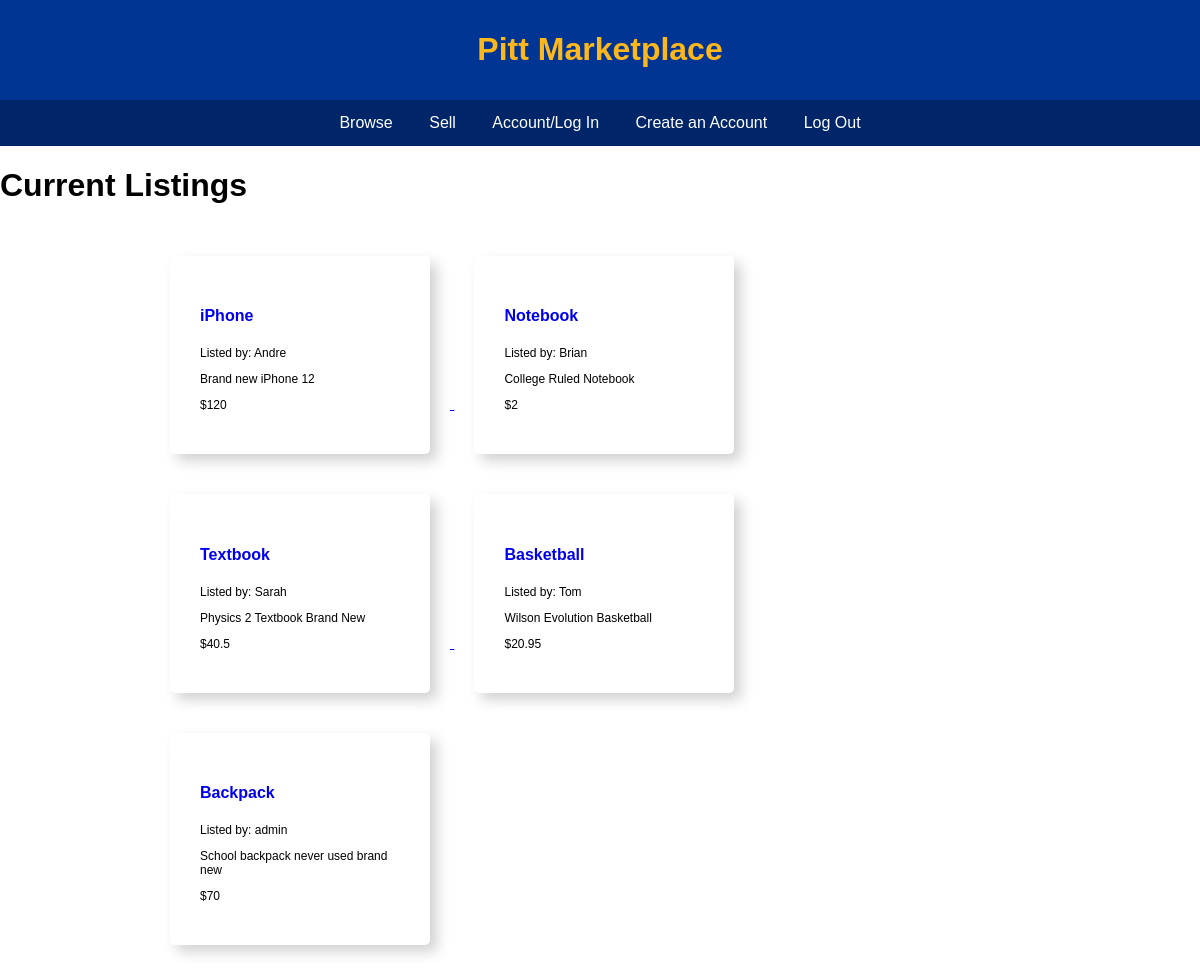
/market, run on the app's committed database.
### tables this page shows
CREATE TABLE "Listing" (
	"id"	INTEGER,
	"author_id"	INTEGER,
	"title"	TEXT,
	"desc"	TEXT,
	"price"	NUMERIC,
	"category"	TEXT,
	"status"	INTEGER,
	PRIMARY KEY("id")
);

### app.py (the view)
@app.route("/market")
def market():
    listing_data = ListingRepo()
    listings = []
    for row in listing_data.get_data('data.db'):
        listings.append(Listing(row[0],row[1], row[2], row[3], row[4], row[5]))
    return render_template('market.html', listings = listings)

### listings.py (called while the page is built)
    @property
    def price(self):
        return self._price

    @property
    def title(self):
        return self._title

    @property
    def desc(self):
        return self._desc

    @property
    def author(self):
        return self._author_id

    def get_data(self, database):
        conn = sqlite3.connect(database)
        cursor = conn.cursor()
        cursor.execute("SELECT * FROM Listing")
        rows = cursor.fetchall()
        cursor.close()
        conn.close()
        return rows

### templates/market.html
{% extends 'layout.html' %}
{% block content %}
<h1>Current Listings</h1>
    <div class = "cards">
    {% for listing in listings %}
    <a href="/"{listing.id}>
        <div class="card">
            <h4><b>{{ listing.title }}</b></h4>
            <p>Listed by: {{ listing.author }}</p>
            <p>{{ listing.desc }}</p>
            <p>${{ listing.price }}</p>
        </div>
    </a>
    {% endfor %}
    </div>
    {% endblock %}

### templates/layout.html (shortened to what this page needs)
<!DOCTYPE html>
<html>
  <link rel="stylesheet" href="{{ url_for('static', filename='layout.css') }}">
  <head>
  </head>
  <body>
    <div id="content">
      <header>
        <h1 style="color: #FFB81C">Pitt Marketplace</h1>
      </header>
      <nav>
        <a href="/market">Browse</a>
        <a href="/sell">Sell</a>
        <a href="/account">Account/Log In</a>
        <a href="/create">Create an Account</a>
        <a href="/logout">Log Out</a>
      </nav>
    <main>
      {% block content %}{% endblock %}
    </main>
    </div>
  </body>
</html>

### static/layout.css (style rules this page uses)
body { font-family: Arial, sans-serif; margin: 0; padding: 0; }
header { background-color: #003594; padding: 10px; text-align: center; }
nav { background-color: #002569; overflow: hidden; text-align: center; }
nav a { display: inline-block; color: white; text-align: center; padding: 14px 16px; text-decoration: none; }
.cards { margin: auto; width: 75%; padding: 10px; }
.card { border-radius: 5px; background-color: white; display: inline-block; box-shadow: 7px 7px 13px 0px rgba(50, 50, 50, 0.22); padding: 30px; margin: 20px; width: 200px; transition: all 0.3s ease-out; }
.card p { color: #000000; font-size: 12px; }

### data on the page
Listing: title "iPhone", author "Andre", desc "Brand new iPhone 12", price "120"
Listing: title "Notebook", author "Brian", desc "College Ruled Notebook", price "2"
Listing: title "Textbook", author "Sarah", desc "Physics 2 Textbook Brand New", price "40.5"
Listing: title "Basketball", author "Tom", desc "Wilson Evolution Basketball", price "20.95"
Listing: title "Backpack", author "admin", desc "School backpack never used brand new", price "70"
